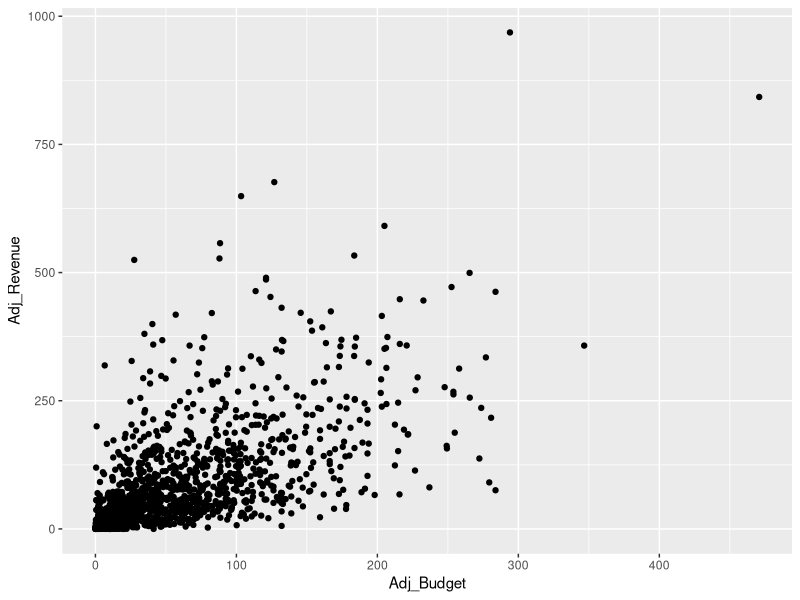
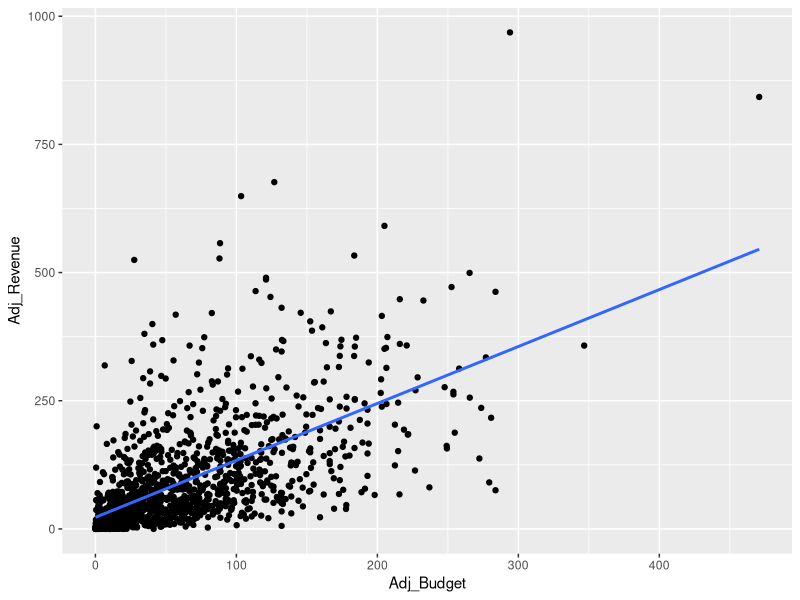
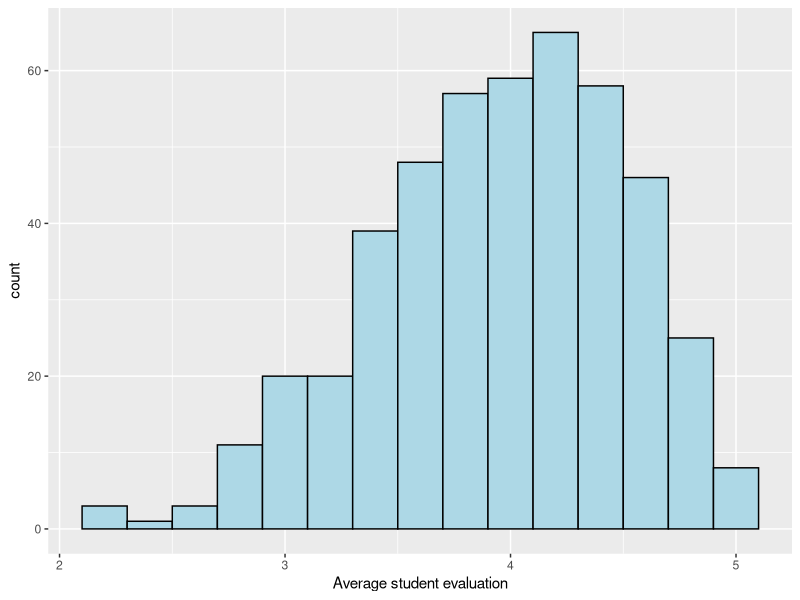
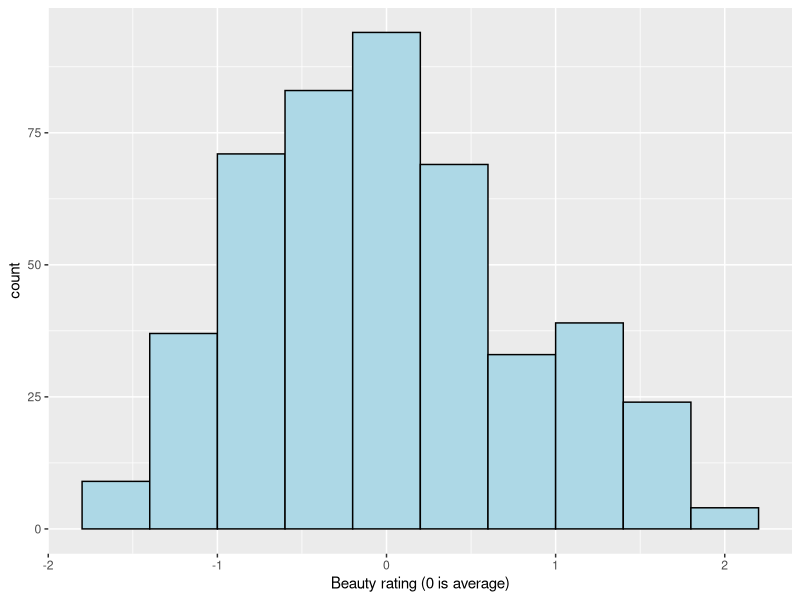
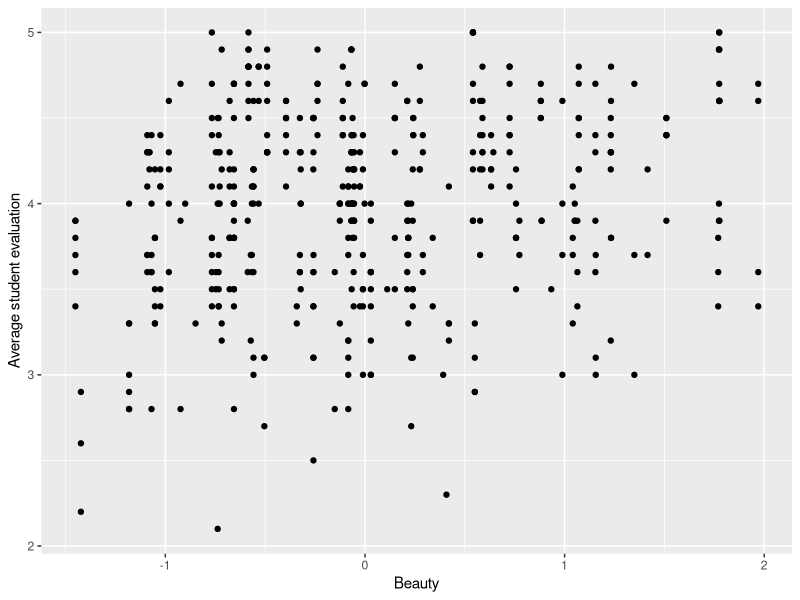
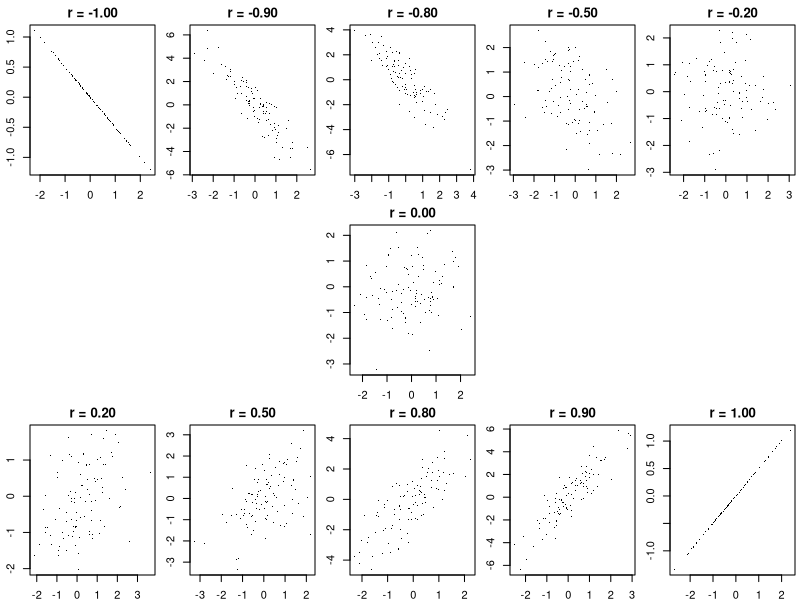
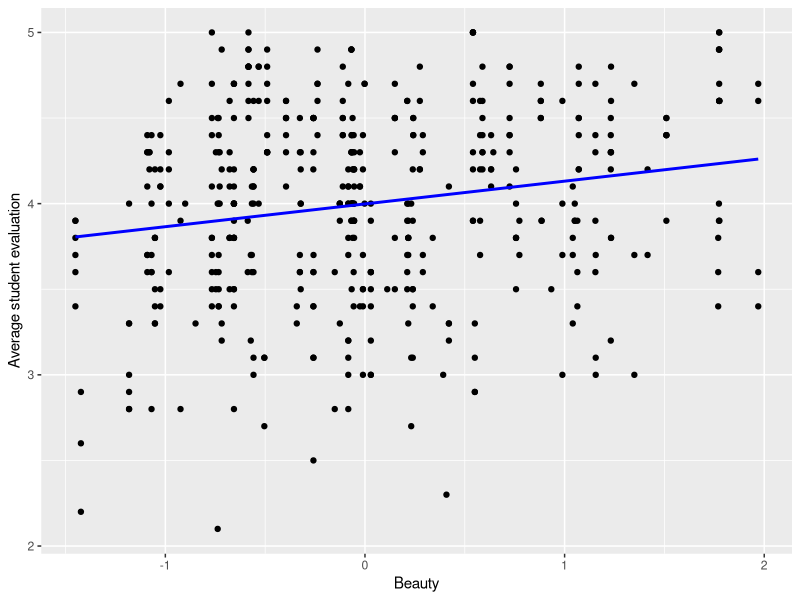
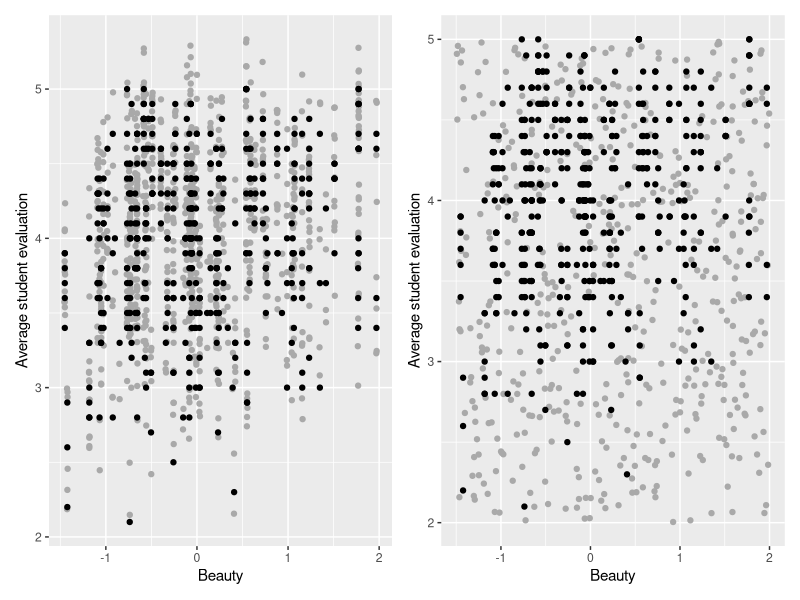

The R script that drew these images, in order:
## ---- chunk 1
movie_1990_data = read.csv("rscript_class_01/movie_1990_data.csv")
## ---- chunk 2
#| eval: true
#| echo: true
#| output: true
#| 
# Load library
library(tidyverse)

# Create plot
ggplot(movie_1990_data) +
  geom_point(aes(x = Adj_Budget, y = Adj_Revenue))
## ---- chunk 3
#| eval: true
#| echo: true
#| output: true


# The model
# Revenue = intercept + slope*Budget + e
lm1 <- lm(Adj_Revenue ~ Adj_Budget, data = movie_1990_data)
summary(lm1)
## ---- chunk 4
#| eval: true
#| echo: true
#| output: true
#| 
# Create plot with regression line
ggplot(movie_1990_data) +
  geom_point(aes(x = Adj_Budget, y = Adj_Revenue)) +
  geom_smooth(aes(x = Adj_Budget, y = Adj_Revenue), method = "lm", se = FALSE)
## ---- chunk 5
#| eval: true
#| echo: true
#| output: true
#| 
# We use the confint() function to get the confidence interval
confint(lm1)
## ---- chunk 6
#| eval: true
#| echo: true
#| output: true
#| 
# We use the predict() function to get predictions
predict(lm1, list(Adj_Budget = 25))
## ---- chunk 7
library(tidyverse)

profs <- read.csv("data/pretty-profs.csv")

ggplot(profs, aes(eval)) +
  geom_histogram(binwidth=0.2, col="black", fill="lightblue") +
  labs(x="Average student evaluation")
## ---- chunk 8
ggplot(profs, aes(beauty)) +
  geom_histogram(binwidth=0.4, col="black", fill="lightblue") +
  labs(x="Beauty rating (0 is average)")
## ---- chunk 9
ggplot(profs, aes(beauty, eval)) +
  geom_point() + 
  # geom_smooth(method="lm", se=F, col="blue") +
  labs(y="Average student evaluation", x="Beauty")
## ---- chunk 10
set.seed(1)
par(mfrow=c(3, 5), mai=c(.25, .3, .25, .05))
for (r in c(-1, -0.9, -0.8, -0.5, -0.2, NA, NA, 0, NA, NA, 0.2, 0.5, 0.8, 0.9, 1)) {
  if (is.na(r)) {
    plot.new()
  } else {
    x = rnorm(100)
    y = rnorm(100)
    if (abs(r) < 1) {
      a = r/sqrt(1-r^2)
      z = a*x + y
    } else {
      z = r*x/2
    }
    plot(x, z, xlab="", ylab="", main=sprintf("r = %.2f", r), pch=".")
  }
}
par(mfrow=c(1, 1), mai=c(1.02, 0.82, 0.22, 0.42))

## ---- chunk 11
#| eval: true
#| echo: true
#| output: true
cor(profs$eval, profs$beauty)
## ---- chunk 12
#| eval: true
#| echo: true
#| output: true
model <- lm(eval ~ beauty, data=profs)
summary(model)
## ---- chunk 13
#| output: true
ggplot(profs, aes(beauty, eval)) +
  geom_point() + 
  geom_smooth(method="lm", se=F, col="blue") +
  labs(y="Average student evaluation", x="Beauty")
## ---- chunk 14
library(patchwork)
x <- c(jitter(profs$beauty, 20), jitter(profs$beauty, 20), profs$beauty)
y <- c(jitter(profs$eval, 20), jitter(profs$eval, 20), profs$eval)
type <- c(rep("population", 2*nrow(profs)), rep("sample", nrow(profs)))
p1 = ggplot(data.frame(beauty=x, eval=y, type=type), aes(x=beauty, y=eval)) +
  geom_point(aes(col=type), show.legend=F) + 
  scale_color_manual(values=c("darkgray", "black")) +
  labs(y="Average student evaluation", x="Beauty")

x <- 3.5*runif(500) - 1.5
y <- 3*runif(500) + 2
x <- c(x, profs$beauty)
y <- c(y, profs$eval)
type <- c(rep("population", 500), rep("sample", nrow(profs)))
p2 = ggplot(data.frame(beauty=x, eval=y, type=type), aes(x=beauty, y=eval)) +
  geom_point(aes(col=type), show.legend=F) + 
  scale_color_manual(values=c("darkgray", "black")) +
  labs(y="Average student evaluation", x="Beauty")

p1+p2

## ---- chunk 15
#| eval: true
#| echo: true
#| output: true
confint(model)
## ---- chunk 16
#| eval: true
#| echo: true
#| output: true
predict(model, list(beauty=1), interval="prediction")
## ---- chunk 17
#| eval: true
#| echo: true
#| output: true
predict(model, list(beauty=1), interval="confidence")
## ---- chunk 18
profs$fitted <- predict(model)
ggplot(profs, aes(beauty, eval)) +
  geom_point() + 
  geom_segment(aes(xend=beauty, yend=fitted, col=ifelse(fitted-eval>0, "green", "red")), show.legend=F) +
  geom_smooth(method="lm", se=F, col="blue") +
  labs(y="Average student evaluation", x="Beauty")
## ---- chunk 19
ggplot(profs, aes(beauty, eval)) +
  geom_point() + 
  geom_segment(aes(x=beauty[46], xend=beauty[46], y=eval[46], yend=fitted[46]), col="red", show.legend=F) +
  scale_colour_identity() +
  geom_smooth(method="lm", se=F, col="blue") +
  labs(y="Average student evaluation", x="Beauty")
## ---- chunk 20
ggplot(profs, aes(beauty, eval)) +
  geom_point() + 
  geom_segment(aes(x=beauty[43], xend=beauty[43], y=eval[43], yend=fitted[43]), col="red", show.legend=F) +
  scale_colour_identity() +
  geom_smooth(method="lm", se=F, col="blue") +
  labs(y="Average student evaluation", x="Beauty")
## ---- chunk 21
profs$residuals <- residuals(model)
ggplot(profs, aes(residuals)) +
  geom_histogram(aes(y=after_stat(density)), binwidth=0.3, col="black", fill="lightblue") +
  stat_function(fun=dnorm, args=list(mean=mean(profs$residuals), sd=sd(profs$residuals)), col="blue") +
  labs(x="Residuals") +
  xlim(c(-2,2))
